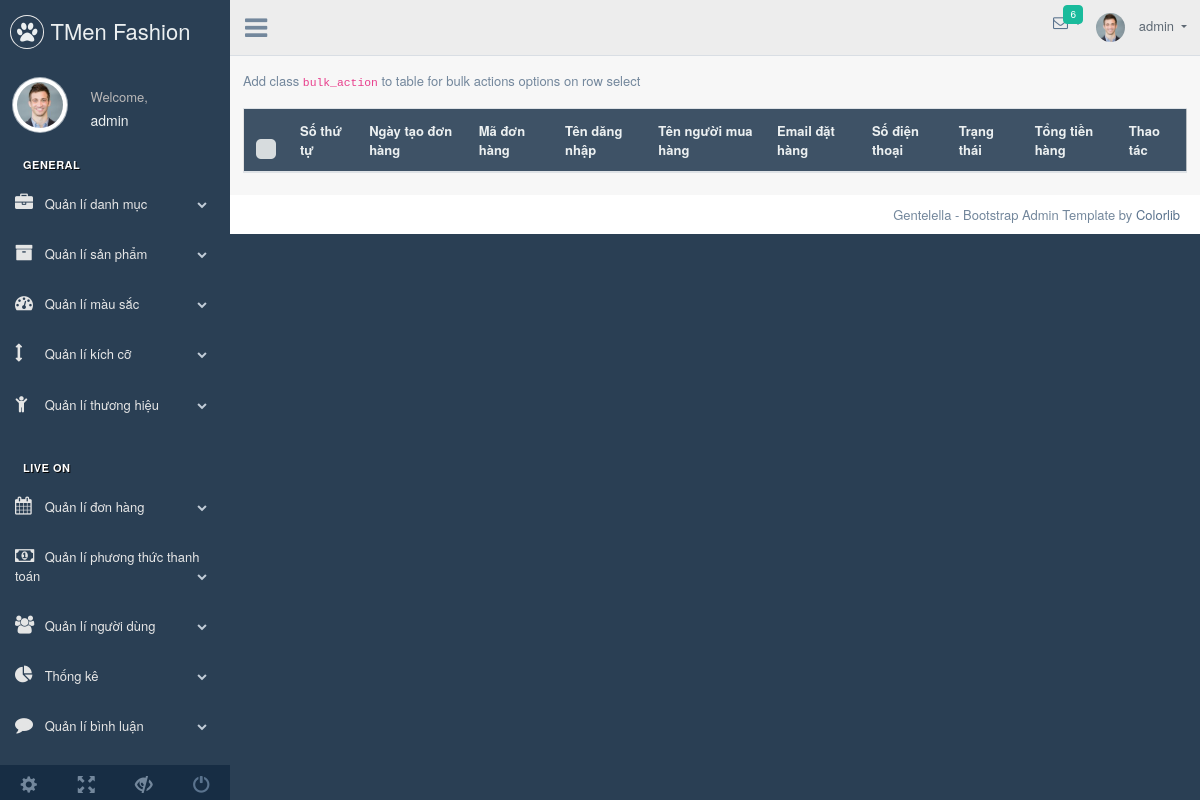
The app's page /admin/index.php?page=oder (signed in), older data.
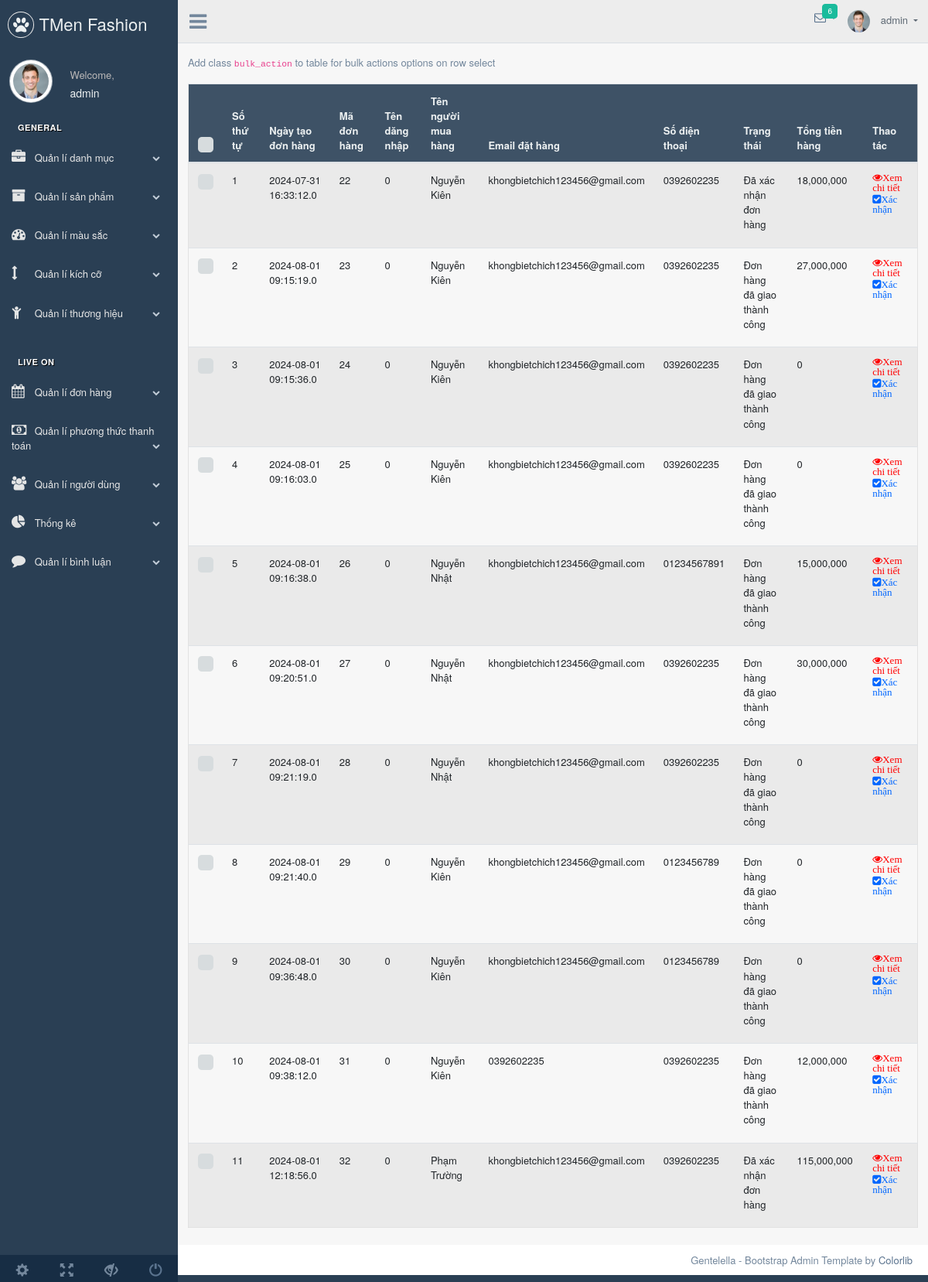
The same page, newer data.
### tables this page shows
CREATE TABLE `oder` (
  `oder_id` int NOT NULL,
  `ctm_id` int NOT NULL,
  `firt_name` varchar(20) NOT NULL,
  `last_name` varchar(20) NOT NULL,
  `phone` char(11) NOT NULL,
  `email` varchar(200) NOT NULL,
  `address` varchar(255) NOT NULL,
  `description` varchar(255) DEFAULT NULL,
  `date_create` datetime(1) DEFAULT NULL,
  `payment_id` int NOT NULL,
  `status` tinyint(1) DEFAULT '0',
  `odertotal` float NOT NULL
);

### admin/modules/oder.php (the view, shortened to what this page needs)
<div class="x_content">
                    <p>Add class <code>bulk_action</code> to table for bulk actions options on row select</p>
                    <div class="table-responsive">
                      <table class="table table-striped jambo_table bulk_action">
                        <thead>
                          <tr class="headings">
                            <th>
                              <div class="icheckbox_flat-green" style="position: relative;"></div>
                            </th>
                            <th class="column-title">Số thứ tự </th>
                            <th class="column-title">Ngày tạo đơn hàng</th>
                            <th class="column-title">Mã đơn hàng</th>
                            <th class="column-title">Tên dăng nhập</th>
                            <th class="column-title">Tên người mua hàng</th>
                            <th class="column-title">Email đặt hàng </th>
                            <th class="column-title">Số điện thoại </th>
                            <th class="column-title">Trạng thái </th>
                            <th class="column-title">Tổng tiền hàng </th>
                            <th class="column-title no-link last"><span class="nobr">Thao tác</span>
                            </th>
                          </tr>
                        </thead>
                        <tbody>
                            <?php
                                $sqlSelectOder = "SELECT * FROM oder";
                                $resultSelectOder = mysqli_query($conn, $sqlSelectOder) or die("Lỗi truy vấn dữ liệu");
                                if (mysqli_num_rows($resultSelectOder) > 0) {
                                    $i = 0;
                                    while ($rowSelectOder = mysqli_fetch_assoc($resultSelectOder)) {
                                        $i++;
                            ?>
                          <tr class="odd pointer">
                            <td class="a-center ">
                              <div class="icheckbox_flat-green" style="position: relative;"></div>
                            </td>
                            <td class=" "><?php echo $i; ?></td>
                            <td class=" "><?php echo $rowSelectOder["date_create"]; ?></td>
                            <td class=" "><?php echo $rowSelectOder["oder_id"]; ?></td>
                            <td class=" "><?php echo $rowSelectOder["ctm_id"]; ?></td>
                            <td class=" "><?php echo $rowSelectOder["firt_name"]." ".$rowSelectOder["last_name"]; ?></td>
                            <td class=" "><?php echo $rowSelectOder["email"]; ?></td>
                            <td class=" "><?php echo $rowSelectOder["phone"]; ?></td>
                            <td class=" ">
                            <label>
                                    <?php
                                        switch ($rowSelectOder["status"]) {
                                            case  1:
                                                 echo "Đã xác nhận đơn hàng";
                                              break;
                                            case 4:
                                                echo "Đơn hàng đã giao thành công";
                                                break;
                                          }
                                    ?>
                                </label>
                            </td>
                            <td class="a-right a-right "><?php echo number_format($rowSelectOder["odertotal"], 0, '', ','); ?></td>
                            <td>
                                <a href="index.php?page=oder-detail&id=<?php echo $rowSelectOder["oder_id"]; ?>" style="color:red"><i class="fa fa-eye">Xem chi tiết</i></a>
                                <a href="index.php?page=status&id=<?php echo $rowSelectOder["oder_id"]; ?>&edit=1&status=<?php echo $rowSelectOder["status"]; ?>" style="color:#0066FF">
                                    <i class="fa fa-check-square">Xác nhận</i></a>
                            </td>
                          </tr>
                          <?php
                              }
                            }
                          ?>
                        </tbody>
                      </table>
                    </div>
                  </div>

Row changes from the older to the newer data that the page shows:
added oder: date_create "2024-07-31 16:33:12.0", oder_id "22", ctm "0", firt_name "Nguyễn", last_name "Kiên", email "khongbietchich123456@gmail.com", phone "0392602235", status "Đã xác nhận đơn hàng", odertotal "18,000,000"
added oder: date_create "2024-08-01 09:15:19.0", oder_id "23", ctm "0", firt_name "Nguyễn", last_name "Kiên", email "khongbietchich123456@gmail.com", phone "0392602235", status "Đơn hàng đã giao thành công", odertotal "27,000,000"
added oder: date_create "2024-08-01 09:15:36.0", oder_id "24", ctm "0", firt_name "Nguyễn", last_name "Kiên", email "khongbietchich123456@gmail.com", phone "0392602235", status "Đơn hàng đã giao thành công", odertotal "0"
added oder: date_create "2024-08-01 09:16:03.0", oder_id "25", ctm "0", firt_name "Nguyễn", last_name "Kiên", email "khongbietchich123456@gmail.com", phone "0392602235", status "Đơn hàng đã giao thành công", odertotal "0"
added oder: date_create "2024-08-01 09:16:38.0", oder_id "26", ctm "0", firt_name "Nguyễn", last_name "Nhật", email "khongbietchich123456@gmail.com", phone "01234567891", status "Đơn hàng đã giao thành công", odertotal "15,000,000"
added oder: date_create "2024-08-01 09:20:51.0", oder_id "27", ctm "0", firt_name "Nguyễn", last_name "Nhật", email "khongbietchich123456@gmail.com", phone "0392602235", status "Đơn hàng đã giao thành công", odertotal "30,000,000"
added oder: date_create "2024-08-01 09:21:19.0", oder_id "28", ctm "0", firt_name "Nguyễn", last_name "Nhật", email "khongbietchich123456@gmail.com", phone "0392602235", status "Đơn hàng đã giao thành công", odertotal "0"
added oder: date_create "2024-08-01 09:21:40.0", oder_id "29", ctm "0", firt_name "Nguyễn", last_name "Kiên", email "khongbietchich123456@gmail.com", phone "0123456789", status "Đơn hàng đã giao thành công", odertotal "0"
added oder: date_create "2024-08-01 09:36:48.0", oder_id "30", ctm "0", firt_name "Nguyễn", last_name "Kiên", email "khongbietchich123456@gmail.com", phone "0123456789", status "Đơn hàng đã giao thành công", odertotal "0"
added oder: date_create "2024-08-01 09:38:12.0", oder_id "31", ctm "0", firt_name "Nguyễn", last_name "Kiên", email "0392602235", phone "0392602235", status "Đơn hàng đã giao thành công", odertotal "12,000,000"
added oder: date_create "2024-08-01 12:18:56.0", oder_id "32", ctm "0", firt_name "Phạm", last_name "Trường", email "khongbietchich123456@gmail.com", phone "0392602235", status "Đã xác nhận đơn hàng", odertotal "115,000,000"
